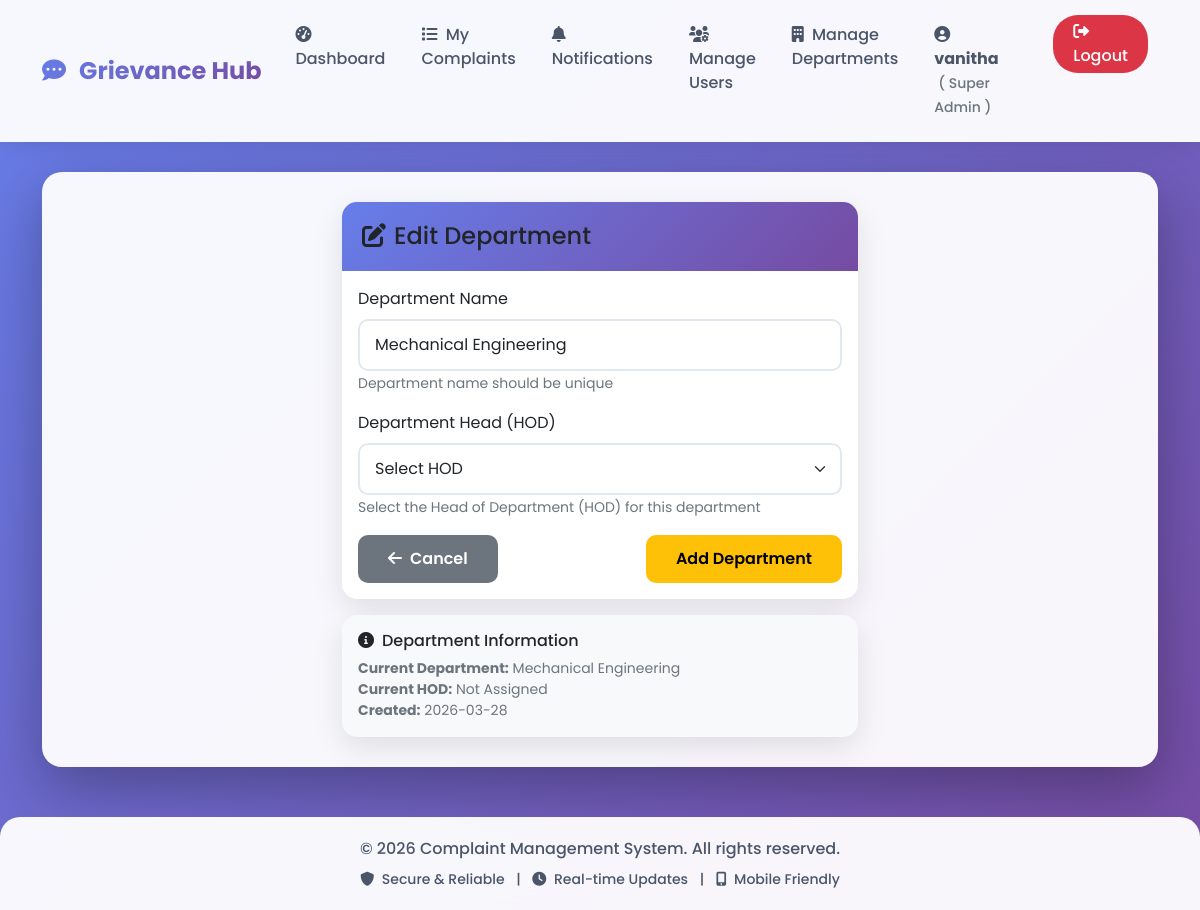
/admin/department/1/edit (signed in), run on an earlier commit of the app's database.
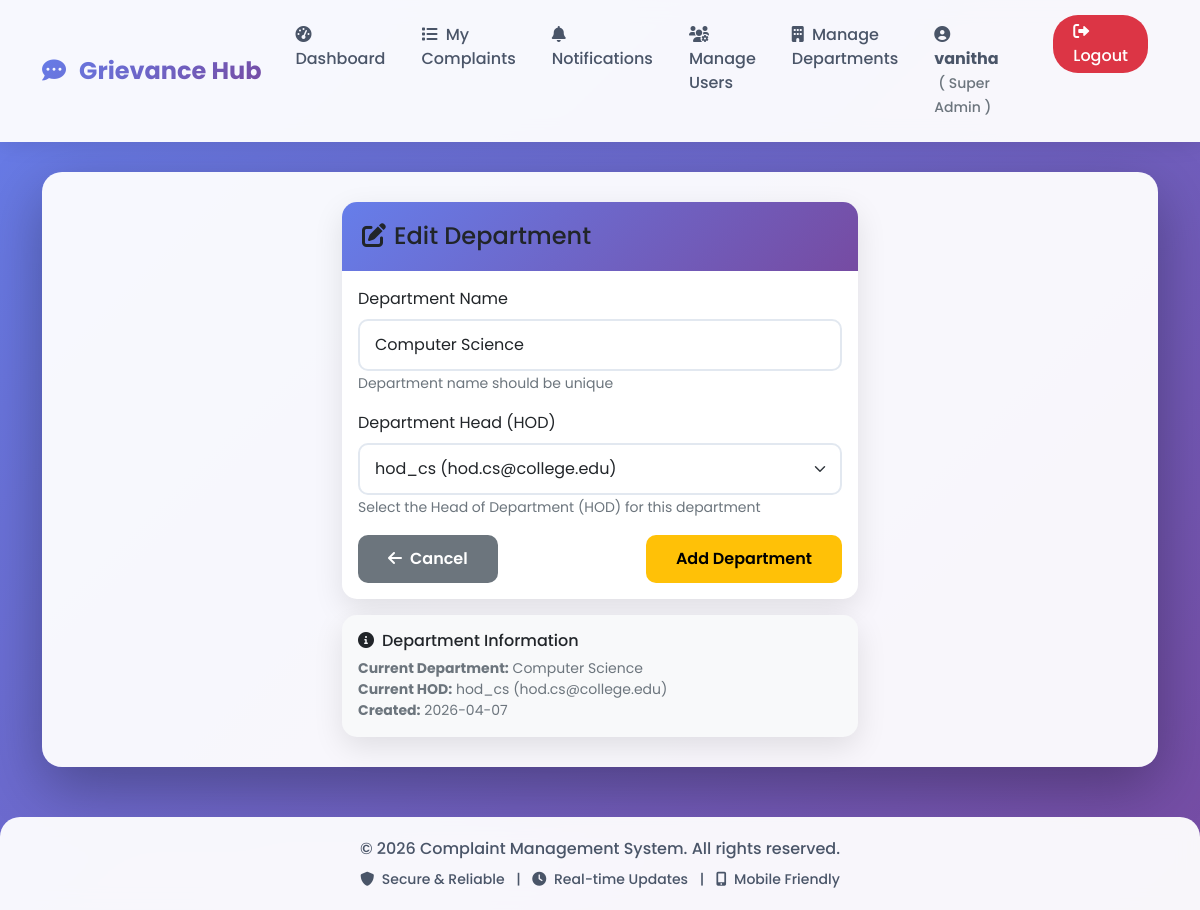
And on a later commit of the database.
### models.py (models this page shows)
class Department(db.Model):
    id = db.Column(db.Integer, primary_key=True)
    name = db.Column(db.String(100), unique=True, nullable=False)
    hod_id = db.Column(db.Integer, db.ForeignKey('user.id'), nullable=True)
    created_at = db.Column(db.DateTime, default=datetime.utcnow)
    hod = db.relationship('User', foreign_keys=[hod_id], backref='managed_department')

class User(UserMixin, db.Model):
    id = db.Column(db.Integer, primary_key=True)
    username = db.Column(db.String(80), unique=True, nullable=False)
    email = db.Column(db.String(120), unique=True, nullable=False)
    password = db.Column(db.String(200), nullable=False)
    role = db.Column(db.String(20), default='student')  # student, staff/mentor, hod, admin
    department = db.Column(db.String(100))
    year = db.Column(db.String(20))
    section = db.Column(db.String(10))
    parent_name = db.Column(db.String(100))
    parent_phone = db.Column(db.String(15))
    address = db.Column(db.Text)
    mentor_name = db.Column(db.String(100))  # For students - who is their mentor
    phone = db.Column(db.String(15))
    created_at = db.Column(db.DateTime, default=datetime.utcnow)
    complaints = db.relationship('Complaint', backref='author', lazy=True, foreign_keys='Complaint.user_id')
    assigned_complaints = db.relationship('Complaint', backref='assigned_staff', lazy=True, foreign_keys='Complaint.assigned_to')

### app.py (the view)
@app.route('/admin/department/<int:dept_id>/edit', methods=['GET', 'POST'])
@login_required
def edit_department(dept_id):
    if not is_super_admin(current_user):
        abort(403)
    department = Department.query.get_or_404(dept_id)
    form = DepartmentForm()
    if form.validate_on_submit():
        department.name = form.name.data
        department.hod_id = form.hod_id.data if form.hod_id.data != 0 else None
        db.session.commit()
        flash(f'Department updated successfully!', 'success')
        return redirect(url_for('manage_departments'))
    form.name.data = department.name
    if department.hod_id:
        form.hod_id.data = department.hod_id
    return render_template('edit_department.html', form=form, department=department)

### forms.py
class DepartmentForm(FlaskForm):
    name = StringField('Department Name', validators=[DataRequired()])
    hod_id = SelectField('Department Head (HOD)', choices=[], coerce=int)
    submit = SubmitField('Add Department')
    def __init__(self, *args, **kwargs):
        super(DepartmentForm, self).__init__(*args, **kwargs)
        users = User.query.all()
        self.hod_id.choices = [(0, 'Select HOD')] + [(u.id, f"{u.username} ({u.email})") for u in users]

### app.py (called while the page is built)
def is_super_admin(user):
    return user.role == 'admin' and user.email == 'vanitha.sty3375@gmail.com'

def is_department_admin(user):
    return user.role == 'hod'

@login_manager.user_loader
def load_user(user_id):
    return User.query.get(int(user_id))

@app.context_processor
def utility_processor():
    return {
        'is_super_admin': is_super_admin,
        'is_department_admin': is_department_admin
    }

### templates/edit_department.html (shortened to what this page needs)
{% extends "base.html" %}
{% block content %}
<div class="row justify-content-center">
    <div class="col-md-6">
        <div class="card">
            <div class="card-header bg-warning text-dark">
                <h4 class="mb-0"><i class="fas fa-edit me-2"></i>Edit Department</h4>
            </div>
            <div class="card-body">
                <form method="POST">
                    <div class="mb-3">
                        {{ form.name.label(class="form-label") }}
                        {{ form.name(class="form-control", placeholder="Department Name") }}
                        <small class="text-muted">Department name should be unique</small>
                    </div>
                    <div class="mb-3">
                        {{ form.hod_id.label(class="form-label") }}
                        {{ form.hod_id(class="form-select") }}
                        <small class="text-muted">Select the Head of Department (HOD) for this department</small>
                    </div>
                    <div class="d-flex justify-content-between">
                        <a href="{{ url_for('manage_departments') }}" class="btn btn-secondary">
                            <i class="fas fa-arrow-left me-2"></i>Cancel
                        </a>
                        {{ form.submit(class="btn btn-warning") }}
                    </div>
                </form>
            </div>
        </div>
        <div class="card mt-3 bg-light">
            <div class="card-body">
                <h6 class="card-title"><i class="fas fa-info-circle me-2"></i>Department Information</h6>
                <p class="small text-muted mb-0">
                    <strong>Current Department:</strong> {{ department.name }}<br>
                    <strong>Current HOD:</strong> {% if department.hod %}{{ department.hod.username }} ({{ department.hod.email }}){% else %}Not Assigned{% endif %}<br>
                    <strong>Created:</strong> {{ department.created_at.strftime('%Y-%m-%d') }}
                </p>
            </div>
        </div>
    </div>
</div>
{% endblock %}

What changed in the data, as far as the page shows it:
changed Department: name "Mechanical Engineering" → "Computer Science"; hod_id "Select HOD" → "hod_cs (hod.cs@college.edu)"; created_at "2026-03-28" → "2026-04-07"
now on this page (row edited): User: hod.username "hod_cs", hod.email "hod.cs@college.edu"
Also different on the page:
text no longer shown: "Not Assigned"
